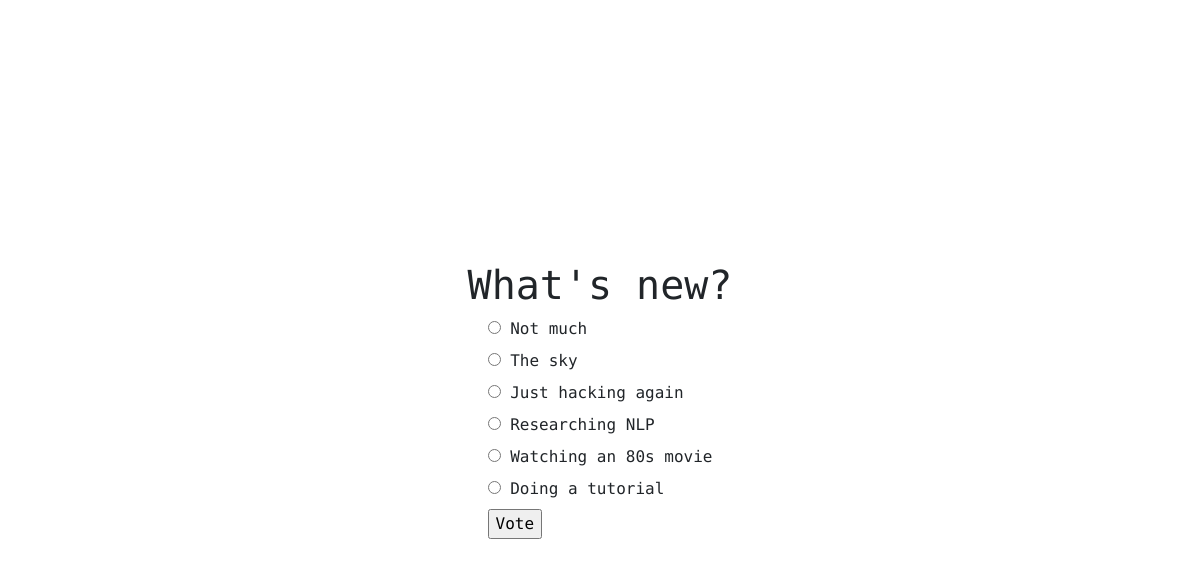
Screenshot of /polls/4/ with the database file from the repository.
### polls/models.py (models this page shows, shortened)
class Question(models.Model):
    question_text = models.CharField(max_length=200)
    pub_date = models.DateTimeField('date published')

class Choice(models.Model):
    question = models.ForeignKey(Question, on_delete=models.CASCADE)
    choice_text = models.CharField(max_length=200)
    votes = models.IntegerField(default=0)

### polls/views.py (the view)
# urls.py: path('<int:pk>/', views.DetailView.as_view(), name='detail'),
class DetailView(generic.DetailView):
    model = Question
    template_name = 'polls/detail.html'
    def get_queryset(self):
        return Question.objects.filter(pub_date__lte=timezone.now())

### polls/templates/polls/detail.html (shortened to what this page needs)
<!DOCTYPE html>
	<head>
		<link rel="stylesheet" href="https://maxcdn.bootstrapcdn.com/bootstrap/4.0.0/css/bootstrap.min.css">
		{% load static %}
		<link rel="stylesheet" type="text/css" href="{% static 'polls/app.css' %}"/>
		<link rel="stylesheet" type="text/css" href="{% static 'polls/flex.css' %}"/>
	</head>
		<div class="wrapper">
			<div class="content flex flex-center flex-column">
				<h1>{{ question.question_text }}</h1>
				<form action="{% url 'polls:vote' question.id %}" method="post">
					{% for choice in question.choice_set.all %}
					    <input type="radio" name="choice" id="choice{{ forloop.counter }}" value="{{ choice.id }}" />
					    <label for="choice{{ forloop.counter }}">{{ choice.choice_text }}</label><br />
					{% endfor %}
					<input type="submit" value="Vote" />
				</form>
			</div>
		</div>
	</body>
</html>

### polls/static/polls/app.css (style rules this page uses)
.wrapper { height: 100%; }
.content { height: 100%; }

### polls/static/polls/flex.css (style rules this page uses)
.flex { display: flex; display: -webkit-box; display: -ms-flexbox; display: -webkit-flex; }
.flex-column { -webkit-box-orient: vertical; -webkit-box-direction: normal; -ms-flex-direction: column; flex-direction: column; }
.flex-center { -webkit-box-pack: center; -ms-flex-pack: center; justify-content: center; }
.flex-center { -webkit-box-align: center; -ms-flex-align: center; -ms-grid-row-align: center; align-items: center; }

### rows the page displays
Question: question_text "What's new?"
Choice: choice_text "Not much"
Choice: choice_text "The sky"
Choice: choice_text "Just hacking again"
Choice: choice_text "Researching NLP"
Choice: choice_text "Watching an 80s movie"
Choice: choice_text "Doing a tutorial"
